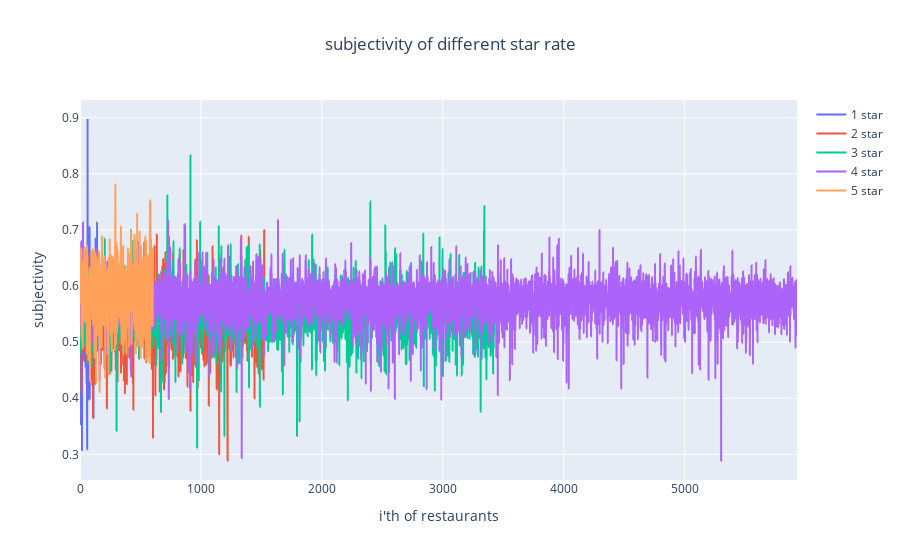

Notebook code cell kept with this figure:
### Code cell
star=[1, 2, 3, 4, 5]
fig1=go.Figure()
avg_subjectivity=[]
for i in range(len(star)):    
    rest_5=restaurant[restaurant['stars']==star[i]]
    a=list(set(rest_5['business_id']))
    hhh=[]
    for j in progressbar.progressbar(range(len(a))):
        b=list(review[review['business_id']==a[j]]['text'])
        subjectivity=[]
        for sentence in b:
            blob = TextBlob(sentence)
            subjectivity.append(blob.sentiment.subjectivity)
            #print(subjectivity)
        if len(subjectivity)!=0:
            hhh.append(sum(subjectivity)/len(subjectivity))
    avg_subjectivity.append(sum(hhh)/len(hhh))
    print(avg_subjectivity)
    trace=go.Scatter(x=np.linspace(0,len(hhh),num=len(hhh)),y=hhh,line_shape='spline',name='{} star'.format(str(star[i])))
    fig1.add_trace(trace)
    fig1.update_layout(title="subjectivity of different star rate",title_x=0.5,xaxis_title='i\'th of restaurants',yaxis_title='subjectivity')
fig1

### Figure 1 — Plotly figure (JSON) as saved in the notebook; plotly's stock layout.template omitted (floating-point values rounded to 4 significant figures; data arrays with more than 128 entries replaced by an {"elided": "..."} marker saying what was removed)
{"data": [{"line": {"shape": "spline"}, "name": "1 star", "type": "scatter", "x": {"elided": "146 float values"}, "y": {"elided": "146 float values"}}, {"line": {"shape": "spline"}, "name": "2 star", "type": "scatter", "x": {"elided": "1524 float values"}, "y": {"elided": "1524 float values"}}, {"line": {"shape": "spline"}, "name": "3 star", "type": "scatter", "x": {"elided": "3424 float values"}, "y": {"elided": "3424 float values"}}, {"line": {"shape": "spline"}, "name": "4 star", "type": "scatter", "x": {"elided": "5929 float values"}, "y": {"elided": "5929 float values"}}, {"line": {"shape": "spline"}, "name": "5 star", "type": "scatter", "x": {"elided": "603 float values"}, "y": {"elided": "603 float values"}}], "layout": {"title": {"text": "subjectivity of different star rate", "x": 0.5}, "xaxis": {"title": {"text": "i'th of restaurants"}}, "yaxis": {"title": {"text": "subjectivity"}}}}
